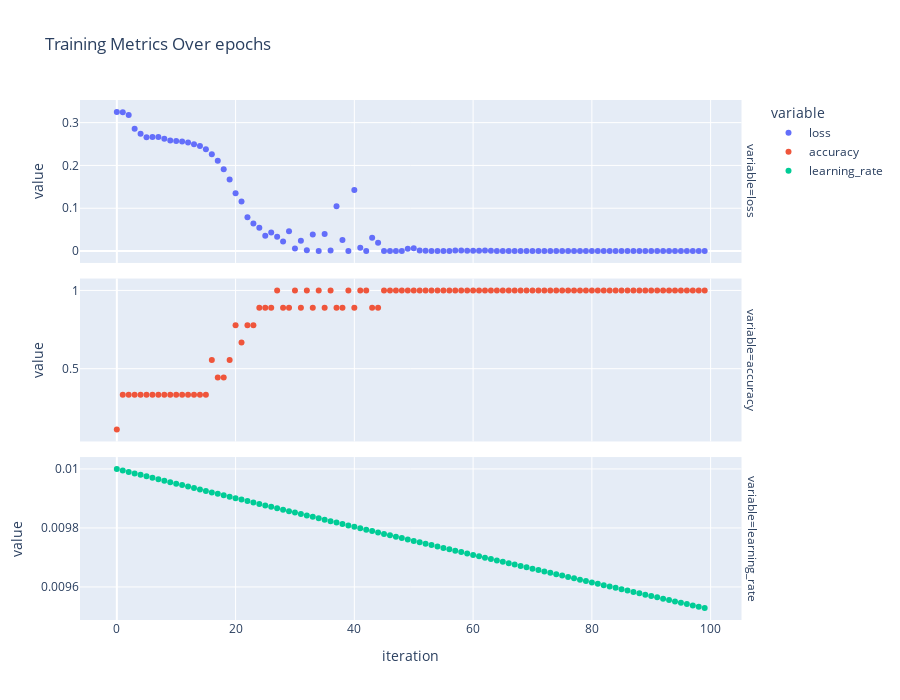

The notebook cell saved with this chart:
### Code cell
fig = (
    px.scatter(
        training_stats.melt(["iteration"], ["loss",  "accuracy", "learning_rate"]), 
        x="iteration",
        y="value",
        color="variable",
        facet_row="variable",
        title="Training Metrics Over epochs",
        height=700,
    )
    .update_yaxes(matches=None)
)
fig.show()

### Figure 1 — Plotly figure (JSON) as saved in the notebook; plotly's stock layout.template omitted (floating-point values rounded to 4 significant figures)
{"data": [{"hovertemplate": "variable=loss<br>iteration=%{x}<br>value=%{y}<extra></extra>", "legendgroup": "loss", "marker": {"color": "#636efa", "symbol": "circle"}, "mode": "markers", "name": "loss", "orientation": "v", "showlegend": true, "type": "scatter", "x": [0, 1, 2, 3, 4, 5, 6, 7, 8, 9, 10, 11, 12, 13, 14, 15, 16, 17, 18, 19, 20, 21, 22, 23, 24, 25, 26, 27, 28, 29, 30, 31, 32, 33, 34, 35, 36, 37, 38, 39, 40, 41, 42, 43, 44, 45, 46, 47, 48, 49, 50, 51, 52, 53, 54, 55, 56, 57, 58, 59, 60, 61, 62, 63, 64, 65, 66, 67, 68, 69, 70, 71, 72, 73, 74, 75, 76, 77, 78, 79, 80, 81, 82, 83, 84, 85, 86, 87, 88, 89, 90, 91, 92, 93, 94, 95, 96, 97, 98, 99], "xaxis": "x3", "y": [0.3251, 0.324, 0.3177, 0.286, 0.2742, 0.2656, 0.2662, 0.2662, 0.2625, 0.2585, 0.2571, 0.2559, 0.2534, 0.2497, 0.2455, 0.2378, 0.2261, 0.2109, 0.1911, 0.1673, 0.1351, 0.1155, 0.07913, 0.06446, 0.05417, 0.03578, 0.04348, 0.03343, 0.02257, 0.04636, 0.005686, 0.02387, 0.001645, 0.03881, 0.0002628, 0.03994, 0.00113, 0.1047, 0.02558, 6.947e-05, 0.1426, 0.00784, 7.15e-05, 0.03108, 0.01964, 0.0002311, 2.228e-05, 5.57e-05, 0.0003446, 0.005053, 0.006353, 0.001131, 0.0004104, 0.0002294, 8.913e-05, 6.226e-05, 0.0002337, 0.001206, 0.000999, 0.0006222, 0.0005608, 0.000886, 0.001143, 0.0003995, 0.0001491, 8.265e-05, 6.743e-05, 8.898e-05, 0.0001399, 0.0001737, 0.0001165, 6.178e-05, 2.771e-05, 1.117e-05, 4.512e-06, 2.037e-06, 1.002e-06, 5.555e-07, 3.566e-07, 2.669e-07, 2.275e-07, 2.126e-07, 2.106e-07, 2.155e-07, 2.243e-07, 2.365e-07, 2.512e-07, 2.676e-07, 2.845e-07, 3.02e-07, 3.198e-07, 3.378e-07, 3.533e-07, 3.687e-07, 3.837e-07, 3.984e-07, 4.125e-07, 4.258e-07, 4.382e-07, 4.495e-07], "yaxis": "y3"}, {"hovertemplate": "variable=accuracy<br>iteration=%{x}<br>value=%{y}<extra></extra>", "legendgroup": "accuracy", "marker": {"color": "#EF553B", "symbol": "circle"}, "mode": "markers", "name": "accuracy", "orientation": "v", "showlegend": true, "type": "scatter", "x": [0, 1, 2, 3, 4, 5, 6, 7, 8, 9, 10, 11, 12, 13, 14, 15, 16, 17, 18, 19, 20, 21, 22, 23, 24, 25, 26, 27, 28, 29, 30, 31, 32, 33, 34, 35, 36, 37, 38, 39, 40, 41, 42, 43, 44, 45, 46, 47, 48, 49, 50, 51, 52, 53, 54, 55, 56, 57, 58, 59, 60, 61, 62, 63, 64, 65, 66, 67, 68, 69, 70, 71, 72, 73, 74, 75, 76, 77, 78, 79, 80, 81, 82, 83, 84, 85, 86, 87, 88, 89, 90, 91, 92, 93, 94, 95, 96, 97, 98, 99], "xaxis": "x2", "y": [0.1111, 0.3333, 0.3333, 0.3333, 0.3333, 0.3333, 0.3333, 0.3333, 0.3333, 0.3333, 0.3333, 0.3333, 0.3333, 0.3333, 0.3333, 0.3333, 0.5556, 0.4444, 0.4444, 0.5556, 0.7778, 0.6667, 0.7778, 0.7778, 0.8889, 0.8889, 0.8889, 1, 0.8889, 0.8889, 1, 0.8889, 1, 0.8889, 1, 0.8889, 1, 0.8889, 0.8889, 1, 0.8889, 1, 1, 0.8889, 0.8889, 1, 1, 1, 1, 1, 1, 1, 1, 1, 1, 1, 1, 1, 1, 1, 1, 1, 1, 1, 1, 1, 1, 1, 1, 1, 1, 1, 1, 1, 1, 1, 1, 1, 1, 1, 1, 1, 1, 1, 1, 1, 1, 1, 1, 1, 1, 1, 1, 1, 1, 1, 1, 1, 1, 1], "yaxis": "y2"}, {"hovertemplate": "variable=learning_rate<br>iteration=%{x}<br>value=%{y}<extra></extra>", "legendgroup": "learning_rate", "marker": {"color": "#00cc96", "symbol": "circle"}, "mode": "markers", "name": "learning_rate", "orientation": "v", "showlegend": true, "type": "scatter", "x": [0, 1, 2, 3, 4, 5, 6, 7, 8, 9, 10, 11, 12, 13, 14, 15, 16, 17, 18, 19, 20, 21, 22, 23, 24, 25, 26, 27, 28, 29, 30, 31, 32, 33, 34, 35, 36, 37, 38, 39, 40, 41, 42, 43, 44, 45, 46, 47, 48, 49, 50, 51, 52, 53, 54, 55, 56, 57, 58, 59, 60, 61, 62, 63, 64, 65, 66, 67, 68, 69, 70, 71, 72, 73, 74, 75, 76, 77, 78, 79, 80, 81, 82, 83, 84, 85, 86, 87, 88, 89, 90, 91, 92, 93, 94, 95, 96, 97, 98, 99], "xaxis": "x", "y": [0.01, 0.009995, 0.00999, 0.009985, 0.00998, 0.009975, 0.00997, 0.009965, 0.00996, 0.009955, 0.00995, 0.009945, 0.00994, 0.009935, 0.00993, 0.009926, 0.009921, 0.009916, 0.009911, 0.009906, 0.009901, 0.009896, 0.009891, 0.009886, 0.009881, 0.009877, 0.009872, 0.009867, 0.009862, 0.009857, 0.009852, 0.009847, 0.009843, 0.009838, 0.009833, 0.009828, 0.009823, 0.009818, 0.009814, 0.009809, 0.009804, 0.009799, 0.009794, 0.00979, 0.009785, 0.00978, 0.009775, 0.00977, 0.009766, 0.009761, 0.009756, 0.009751, 0.009747, 0.009742, 0.009737, 0.009732, 0.009728, 0.009723, 0.009718, 0.009713, 0.009709, 0.009704, 0.009699, 0.009695, 0.00969, 0.009685, 0.009681, 0.009676, 0.009671, 0.009667, 0.009662, 0.009657, 0.009653, 0.009648, 0.009643, 0.009639, 0.009634, 0.009629, 0.009625, 0.00962, 0.009615, 0.009611, 0.009606, 0.009602, 0.009597, 0.009592, 0.009588, 0.009583, 0.009579, 0.009574, 0.009569, 0.009565, 0.00956, 0.009556, 0.009551, 0.009547, 0.009542, 0.009537, 0.009533, 0.009528], "yaxis": "y"}], "layout": {"annotations": [{"font": {}, "showarrow": false, "text": "variable=learning_rate", "textangle": 90, "x": 0.98, "xanchor": "left", "xref": "paper", "y": 0.1567, "yanchor": "middle", "yref": "paper"}, {"font": {}, "showarrow": false, "text": "variable=accuracy", "textangle": 90, "x": 0.98, "xanchor": "left", "xref": "paper", "y": 0.5, "yanchor": "middle", "yref": "paper"}, {"font": {}, "showarrow": false, "text": "variable=loss", "textangle": 90, "x": 0.98, "xanchor": "left", "xref": "paper", "y": 0.8433, "yanchor": "middle", "yref": "paper"}], "height": 700, "legend": {"title": {"text": "variable"}, "tracegroupgap": 0}, "title": {"text": "Training Metrics Over epochs"}, "xaxis": {"anchor": "y", "domain": [0, 0.98], "title": {"text": "iteration"}}, "xaxis2": {"anchor": "y2", "domain": [0, 0.98], "matches": "x", "showticklabels": false}, "xaxis3": {"anchor": "y3", "domain": [0, 0.98], "matches": "x", "showticklabels": false}, "yaxis": {"anchor": "x", "domain": [0, 0.3133], "title": {"text": "value"}}, "yaxis2": {"anchor": "x2", "domain": [0.3433, 0.6567], "title": {"text": "value"}}, "yaxis3": {"anchor": "x3", "domain": [0.6867, 1.0], "title": {"text": "value"}}}}
